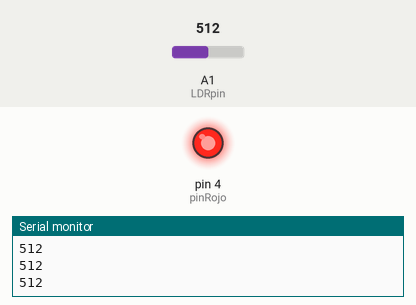
Recording of a sketch running on a simulated Arduino Uno, built with avr-gcc and run on an emulated ATmega328P. On the bench: output pins drawn as LEDs (lit = HIGH), the last lines printed to the serial monitor. The inputs (shaded band) are chosen by the test bench; at power-on: A1 (LDRpin) = 512. Pins used as bus, display or sensor lines are not drawn.

Above: at 1.2 s.
1.3 s: A1 (LDRpin) set to 483
At 2.6 s:
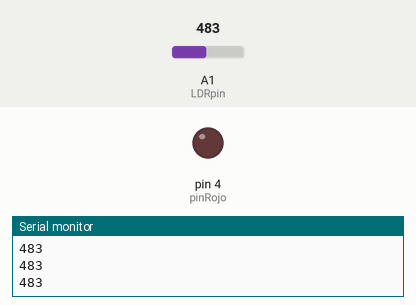
2.9 s: A1 (LDRpin) set to 510
At 3.9 s:
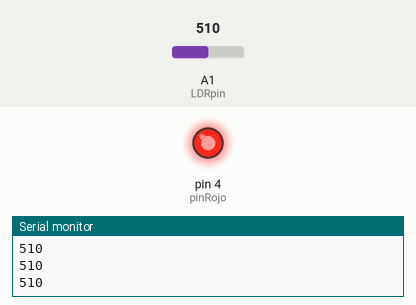
4.5 s: A1 (LDRpin) set to 490
At 5.3 s:
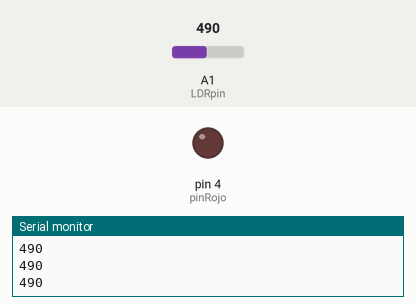
Timing chart, 0 to 7.5 s (numbered marks = the images above; inputs shaded):
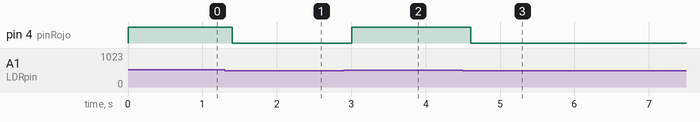

Measured:
- the behaviour switches between 501 and 500 on A1 (LDRpin) (found by bisection; images 0 and 1)
- after the input at 1.3 s, pin 4 (pinRojo): HIGH → LOW after 0.10 s
- after the input at 2.9 s, pin 4 (pinRojo): LOW → HIGH after 0.11 s
- after the input at 4.5 s, pin 4 (pinRojo): HIGH → LOW after 0.11 s

The sketch:

ejemplo_fotoceldaAnalog.ino
```cpp
//const int LEDpin = 13;
int pinVerde = 2;
int pinAmarillo = 3;
int pinRojo = 4;
int LDRpin = A1;
int vldr = 0;


void setup() {
  // put your setup code here, to run once:
  Serial.begin(9600);
  pinMode(pinVerde, OUTPUT);
  pinMode(pinAmarillo, OUTPUT);
  pinMode(pinRojo, OUTPUT);

}

void loop() {
  // put your main code here, to run repeatedly:
  digitalWrite(pinVerde, LOW);
  digitalWrite(pinAmarillo, LOW);
  digitalWrite(pinRojo, LOW);

  vldr = analogRead(LDRpin);
  Serial.println(vldr);

  if(vldr > 256){
    digitalWrite(pinVerde, HIGH);
    digitalWrite(pinAmarillo, LOW);
    digitalWrite(pinRojo, LOW);
  }
  if(vldr > 400){
    digitalWrite(pinVerde, LOW);
    digitalWrite(pinAmarillo, HIGH);
    digitalWrite(pinRojo, LOW);
  }
  if(vldr > 500){
    digitalWrite(pinVerde, LOW);
    digitalWrite(pinAmarillo, LOW);
    digitalWrite(pinRojo, HIGH);
  }
  delay(200);
}
```
